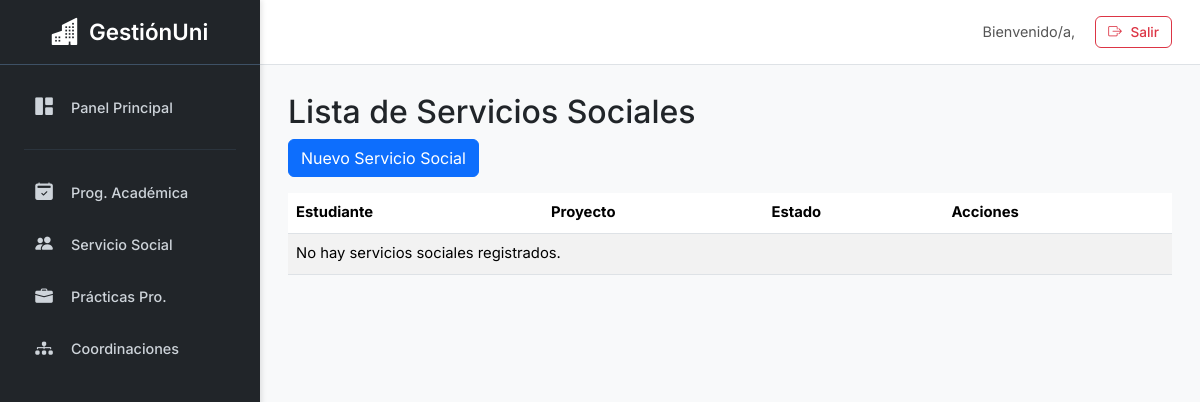
Page /servicio_social/ on the earlier database version.
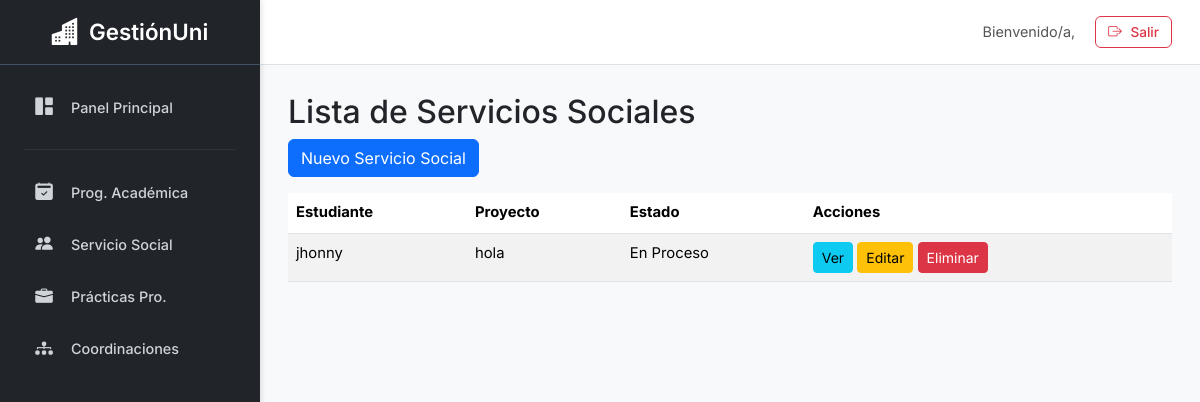
Same page on the later database version.
### servicio_social/models.py (models this page shows, shortened)
class ServicioSocial(models.Model):
    ESTADO_CHOICES = [
        ('pendiente', 'Pendiente'),
        ('en_proceso', 'En Proceso'),
        ('finalizado', 'Finalizado'),
    ]
    estudiante = models.ForeignKey(settings.AUTH_USER_MODEL, on_delete=models.CASCADE, related_name='servicios_sociales')
    tutor = models.CharField(max_length=100)
    cedula_tutor = models.CharField(max_length=15)
    departamento = models.CharField(max_length=100)
    nombre_proyecto = models.CharField(max_length=255)
    fecha_inicio = models.DateField()
    fecha_fin = models.DateField()
    horas_cumplidas = models.PositiveIntegerField()
    estado = models.CharField(max_length=50, choices=ESTADO_CHOICES)
    observaciones = models.TextField(blank=True, null=True)

### accounts/models.py (models this page shows, shortened)
class Usuario(AbstractUser):
    ROLES = [
        ('admin', 'Administrador'),
        ('coordinador', 'Coordinador'),
        ('profesor', 'Profesor'),
        ('operativo', 'Operativo'),
    ]
    rol = models.CharField("Rol general", max_length=20, choices=ROLES, default='profesor')
    DEPARTAMENTOS = [
        ('programacion', 'Jefe de Programación Académica'),
        ('servicio_social', 'Jefe de Servicio Social'),
        ('trabajo_grado', 'Jefe de Trabajo de Grado'),
        ('investigacion', 'Jefe de Investigación'),
        ('extension', 'Jefe de Extensión'),
    ]
    cargo_departamental = models.CharField(
        "Cargo Departamental",
        max_length=30,
        choices=DEPARTAMENTOS,
        blank=True,
        null=True
    )
    cedula = models.CharField("Cédula", max_length=20, unique=True, null=True, blank=True)
    telefono_movil = models.CharField("Teléfono Móvil", max_length=15, blank=True, null=True)

### servicio_social/views.py (the view)
# urls.py: path('', views.servicio_list, name='servicio_list'),
def servicio_list(request):
    servicios = ServicioSocial.objects.all()
    return render(request, 'servicio_list.html', {'servicios': servicios})

### servicio_social/templates/servicio_list.html
{% extends "interfaz.html" %}
{% block content %}
<h2>Lista de Servicios Sociales</h2>
<a href="{% url 'servicio_social:servicio_create' %}" class="btn btn-primary mb-3">Nuevo Servicio Social</a>
<table class="table table-striped">
    <thead>
        <tr>
            <th>Estudiante</th>
            <th>Proyecto</th>
            <th>Estado</th>
            <th>Acciones</th>
        </tr>
    </thead>
    <tbody>
        {% for servicio in servicios %}
        <tr>
            <td>{{ servicio.estudiante.username }}</td>
            <td>{{ servicio.nombre_proyecto }}</td>
            <td>{{ servicio.get_estado_display }}</td>
            <td>
                <a href="{% url 'servicio_social:servicio_detail' servicio.pk %}" class="btn btn-info btn-sm">Ver</a>
                <a href="{% url 'servicio_social:servicio_update' servicio.pk %}" class="btn btn-warning btn-sm">Editar</a>
                <a href="{% url 'servicio_social:servicio_delete' servicio.pk %}" class="btn btn-danger btn-sm">Eliminar</a>
            </td>
        </tr>
        {% empty %}
        <tr>
            <td colspan="4">No hay servicios sociales registrados.</td>
        </tr>
        {% endfor %}
    </tbody>
</table>
{% endblock %}

Differences in the rows shown:
added ServicioSocial: estudiante.username "jhonny", nombre_proyecto "hola", estado "En Proceso"
Other differences:
text no longer shown: "No hay servicios sociales registrados."
